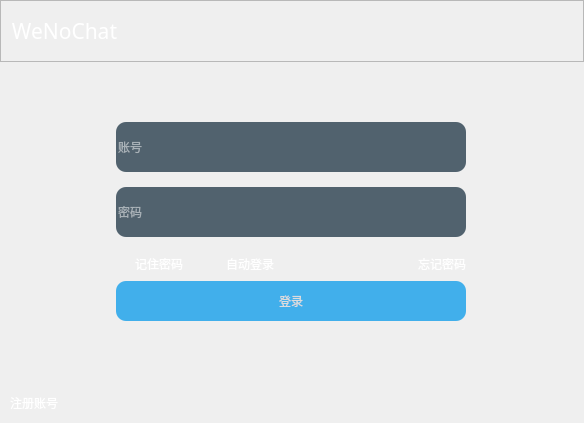
<?xml version="1.0" encoding="UTF-8"?>
<ui version="4.0">
 <class>Login</class>
 <widget class="QWidget" name="Login">
  <property name="geometry">
   <rect>
    <x>0</x>
    <y>0</y>
    <width>584</width>
    <height>423</height>
   </rect>
  </property>
  <property name="windowTitle">
   <string>login</string>
  </property>
  <property name="styleSheet">
   <string notr="true">*{
font-family: &quot;微软雅黑&quot;;
font-style:MingLiU-ExtB;
}
QFrame#frame{
border:sold 10px rgba(0,0,0);
background-image: url(:/assets/loginbackground.png);
}
QLineEdit{
color: rgb(255, 255, 255);
background-color:rgba(64, 83, 97, 230);
font: 14pt &quot;微软雅黑&quot;;
border-style:outset;
border-radius:10px;
font-style:MingLiU-ExtB;
}
QLineEdit:hover{
color:#8d98a1;
background-color:rgba(64, 83, 97, 80);
}

QLineEdit:focus{
color:#8d98a1;
background-color:rgba(64, 83, 97, 180);
}

QPushButton{
background:rgb(65, 175, 235);
color:rgb(220, 220, 220);
border-style:outset;
border-radius:10px;
font-style:MingLiU-ExtB;
}
QPushButton:hover{
background-color:rgba(80, 190, 250,130);
border-style:inset;
}
QPushButton:pressed{
background-color:rgba(80, 190, 250,255);
border-style:inset;
}

QCheckBox{
background:rgba(85,170,255,0);
color:white;
}</string>
  </property>
  <layout class="QGridLayout" name="gridLayout">
   <property name="leftMargin">
    <number>0</number>
   </property>
   <property name="topMargin">
    <number>0</number>
   </property>
   <property name="rightMargin">
    <number>0</number>
   </property>
   <property name="bottomMargin">
    <number>0</number>
   </property>
   <item row="0" column="0">
    <widget class="QFrame" name="frame">
     <property name="enabled">
      <bool>true</bool>
     </property>
     <property name="maximumSize">
      <size>
       <width>16777215</width>
       <height>16777215</height>
      </size>
     </property>
     <property name="frameShape">
      <enum>QFrame::StyledPanel</enum>
     </property>
     <property name="frameShadow">
      <enum>QFrame::Raised</enum>
     </property>
     <layout class="QGridLayout" name="gridLayout_2">
      <property name="leftMargin">
       <number>0</number>
      </property>
      <property name="topMargin">
       <number>0</number>
      </property>
      <property name="rightMargin">
       <number>0</number>
      </property>
      <property name="bottomMargin">
       <number>0</number>
      </property>
      <property name="spacing">
       <number>0</number>
      </property>
      <item row="0" column="0" colspan="3">
       <widget class="QFrame" name="titleFrame">
        <property name="frameShape">
         <enum>QFrame::StyledPanel</enum>
        </property>
        <property name="frameShadow">
         <enum>QFrame::Raised</enum>
        </property>
        <layout class="QHBoxLayout" name="horizontalLayout_4">
         <property name="spacing">
          <number>0</number>
         </property>
         <property name="leftMargin">
          <number>0</number>
         </property>
         <property name="topMargin">
          <number>0</number>
         </property>
         <property name="rightMargin">
          <number>0</number>
         </property>
         <property name="bottomMargin">
          <number>0</number>
         </property>
         <item>
          <widget class="QLabel" name="label">
           <property name="minimumSize">
            <size>
             <width>0</width>
             <height>60</height>
            </size>
           </property>
           <property name="maximumSize">
            <size>
             <width>16777215</width>
             <height>60</height>
            </size>
           </property>
           <property name="font">
            <font>
             <family>微软雅黑</family>
             <pointsize>16</pointsize>
            </font>
           </property>
           <property name="styleSheet">
            <string notr="true">color: rgb(255, 255, 255);
font-size: 16pt;</string>
           </property>
           <property name="text">
            <string extracomment="无功能label，可以换成其他字或者图片">  WeNoChat</string>
           </property>
          </widget>
         </item>
         <item>
          <layout class="QVBoxLayout" name="verticalLayout_2">
           <property name="spacing">
            <number>0</number>
           </property>
           <item>
            <layout class="QHBoxLayout" name="horizontalLayout_3">
             <property name="spacing">
              <number>0</number>
             </property>
             <item>
              <spacer name="horizontalSpacer_4">
               <property name="orientation">
                <enum>Qt::Horizontal</enum>
               </property>
               <property name="sizeHint" stdset="0">
                <size>
                 <width>40</width>
                 <height>20</height>
                </size>
               </property>
              </spacer>
             </item>
             <item>
              <widget class="QPushButton" name="netSetButton">
               <property name="minimumSize">
                <size>
                 <width>40</width>
                 <height>40</height>
                </size>
               </property>
               <property name="styleSheet">
                <string notr="true">QPushButton{
background: rgba(255, 255, 255, 0);
}
QPushButton:hover{
background: rgba(212, 212, 212, 100);
}
QPushButton:pressed{
background: rgba(212, 212, 212, 255);
}</string>
               </property>
               <property name="text">
                <string/>
               </property>
               <property name="icon">
                <iconset resource="../uires.qrc">
                 <normaloff>:/assets/settings.png</normaloff>:/assets/settings.png</iconset>
               </property>
              </widget>
             </item>
             <item>
              <widget class="QPushButton" name="hideButton">
               <property name="minimumSize">
                <size>
                 <width>40</width>
                 <height>40</height>
                </size>
               </property>
               <property name="styleSheet">
                <string notr="true">QPushButton{
background: rgba(255, 255, 255, 0);
}
QPushButton:hover{
background: rgba(212, 212, 212, 100);
}
QPushButton:pressed{
background: rgba(212, 212, 212, 255);
}</string>
               </property>
               <property name="text">
                <string/>
               </property>
               <property name="icon">
                <iconset resource="../uires.qrc">
                 <normaloff>:/assets/minimize.png</normaloff>:/assets/minimize.png</iconset>
               </property>
              </widget>
             </item>
             <item>
              <widget class="QPushButton" name="closeButton">
               <property name="enabled">
                <bool>true</bool>
               </property>
               <property name="minimumSize">
                <size>
                 <width>40</width>
                 <height>40</height>
                </size>
               </property>
               <property name="maximumSize">
                <size>
                 <width>16777215</width>
                 <height>16777215</height>
                </size>
               </property>
               <property name="styleSheet">
                <string notr="true">QPushButton{
background: rgba(255, 255, 255, 0);
}
QPushButton:hover{
background: rgba(255, 0, 0, 100);
}
QPushButton:pressed{
background: rgba(255, 0, 0, 255);
}</string>
               </property>
               <property name="text">
                <string/>
               </property>
               <property name="icon">
                <iconset resource="../uires.qrc">
                 <normaloff>:/assets/cross.png</normaloff>:/assets/cross.png</iconset>
               </property>
              </widget>
             </item>
            </layout>
           </item>
           <item>
            <spacer name="verticalSpacer_4">
             <property name="orientation">
              <enum>Qt::Vertical</enum>
             </property>
             <property name="sizeType">
              <enum>QSizePolicy::Fixed</enum>
             </property>
             <property name="sizeHint" stdset="0">
              <size>
               <width>20</width>
               <height>20</height>
              </size>
             </property>
            </spacer>
           </item>
          </layout>
         </item>
        </layout>
       </widget>
      </item>
      <item row="1" column="1">
       <spacer name="verticalSpacer_5">
        <property name="orientation">
         <enum>Qt::Vertical</enum>
        </property>
        <property name="sizeType">
         <enum>QSizePolicy::Fixed</enum>
        </property>
        <property name="sizeHint" stdset="0">
         <size>
          <width>20</width>
          <height>60</height>
         </size>
        </property>
       </spacer>
      </item>
      <item row="2" column="0">
       <spacer name="horizontalSpacer_5">
        <property name="orientation">
         <enum>Qt::Horizontal</enum>
        </property>
        <property name="sizeHint" stdset="0">
         <size>
          <width>128</width>
          <height>20</height>
         </size>
        </property>
       </spacer>
      </item>
      <item row="2" column="1">
       <layout class="QVBoxLayout" name="verticalLayout">
        <property name="spacing">
         <number>0</number>
        </property>
        <item>
         <widget class="QLineEdit" name="userEdit">
          <property name="enabled">
           <bool>true</bool>
          </property>
          <property name="minimumSize">
           <size>
            <width>350</width>
            <height>50</height>
           </size>
          </property>
          <property name="text">
           <string/>
          </property>
          <property name="placeholderText">
           <string>账号</string>
          </property>
         </widget>
        </item>
        <item>
         <spacer name="verticalSpacer">
          <property name="orientation">
           <enum>Qt::Vertical</enum>
          </property>
          <property name="sizeType">
           <enum>QSizePolicy::Fixed</enum>
          </property>
          <property name="sizeHint" stdset="0">
           <size>
            <width>20</width>
            <height>15</height>
           </size>
          </property>
         </spacer>
        </item>
        <item>
         <widget class="QLineEdit" name="passwordEdit">
          <property name="enabled">
           <bool>true</bool>
          </property>
          <property name="minimumSize">
           <size>
            <width>300</width>
            <height>50</height>
           </size>
          </property>
          <property name="echoMode">
           <enum>QLineEdit::Password</enum>
          </property>
          <property name="placeholderText">
           <string>密码</string>
          </property>
         </widget>
        </item>
        <item>
         <spacer name="verticalSpacer_2">
          <property name="orientation">
           <enum>Qt::Vertical</enum>
          </property>
          <property name="sizeType">
           <enum>QSizePolicy::Fixed</enum>
          </property>
          <property name="sizeHint" stdset="0">
           <size>
            <width>20</width>
            <height>15</height>
           </size>
          </property>
         </spacer>
        </item>
        <item>
         <layout class="QHBoxLayout" name="horizontalLayout">
          <property name="spacing">
           <number>0</number>
          </property>
          <item>
           <widget class="QCheckBox" name="remPwdBox">
            <property name="text">
             <string>记住密码</string>
            </property>
           </widget>
          </item>
          <item>
           <spacer name="horizontalSpacer">
            <property name="orientation">
             <enum>Qt::Horizontal</enum>
            </property>
            <property name="sizeType">
             <enum>QSizePolicy::Fixed</enum>
            </property>
            <property name="sizeHint" stdset="0">
             <size>
              <width>18</width>
              <height>20</height>
             </size>
            </property>
           </spacer>
          </item>
          <item>
           <widget class="QCheckBox" name="autoLoginBox">
            <property name="text">
             <string>自动登录</string>
            </property>
           </widget>
          </item>
          <item>
           <spacer name="horizontalSpacer_2">
            <property name="orientation">
             <enum>Qt::Horizontal</enum>
            </property>
            <property name="sizeHint" stdset="0">
             <size>
              <width>40</width>
              <height>20</height>
             </size>
            </property>
           </spacer>
          </item>
          <item>
           <widget class="QPushButton" name="forgetButton">
            <property name="enabled">
             <bool>true</bool>
            </property>
            <property name="styleSheet">
             <string notr="true">QPushButton{
color: rgb(255, 255, 255);
border-style:outset;
border-radius:10px;
background-color: rgb(255, 255, 255,0);
}
QPushButton:hover{
background-color:rgba(220, 220, 220, 50);
border-style:inset;
}
QPushButton:pressed{
background-color:rgba(80, 190, 250,130);
border-style:inset
}</string>
            </property>
            <property name="text">
             <string>忘记密码</string>
            </property>
           </widget>
          </item>
         </layout>
        </item>
        <item>
         <spacer name="verticalSpacer_3">
          <property name="orientation">
           <enum>Qt::Vertical</enum>
          </property>
          <property name="sizeType">
           <enum>QSizePolicy::Fixed</enum>
          </property>
          <property name="sizeHint" stdset="0">
           <size>
            <width>20</width>
            <height>5</height>
           </size>
          </property>
         </spacer>
        </item>
        <item>
         <widget class="QPushButton" name="loginButton">
          <property name="enabled">
           <bool>true</bool>
          </property>
          <property name="minimumSize">
           <size>
            <width>300</width>
            <height>40</height>
           </size>
          </property>
          <property name="styleSheet">
           <string notr="true"/>
          </property>
          <property name="text">
           <string>登录</string>
          </property>
         </widget>
        </item>
       </layout>
      </item>
      <item row="2" column="2">
       <spacer name="horizontalSpacer_6">
        <property name="orientation">
         <enum>Qt::Horizontal</enum>
        </property>
        <property name="sizeHint" stdset="0">
         <size>
          <width>129</width>
          <height>20</height>
         </size>
        </property>
       </spacer>
      </item>
      <item row="3" column="1">
       <spacer name="verticalSpacer_6">
        <property name="orientation">
         <enum>Qt::Vertical</enum>
        </property>
        <property name="sizeHint" stdset="0">
         <size>
          <width>20</width>
          <height>74</height>
         </size>
        </property>
       </spacer>
      </item>
      <item row="4" column="0" colspan="3">
       <layout class="QHBoxLayout" name="horizontalLayout_2">
        <property name="spacing">
         <number>0</number>
        </property>
        <property name="leftMargin">
         <number>10</number>
        </property>
        <property name="bottomMargin">
         <number>10</number>
        </property>
        <item>
         <widget class="QPushButton" name="registButton">
          <property name="enabled">
           <bool>true</bool>
          </property>
          <property name="styleSheet">
           <string notr="true">QPushButton{
color: rgb(255, 255, 255);
border-style:outset;
border-radius:10px;
background-color: rgb(255, 255, 255,0);
font-style:MingLiU-ExtB;
}
QPushButton:hover{
background-color:rgba(220, 220, 220, 50);
border-style:inset;
font-style:MingLiU-ExtB;
}
QPushButton:pressed{
background-color:rgba(80, 190, 250,130);
border-style:inset;
font-style:MingLiU-ExtB;
}</string>
          </property>
          <property name="text">
           <string>注册账号</string>
          </property>
         </widget>
        </item>
        <item>
         <spacer name="horizontalSpacer_3">
          <property name="orientation">
           <enum>Qt::Horizontal</enum>
          </property>
          <property name="sizeHint" stdset="0">
           <size>
            <width>40</width>
            <height>20</height>
           </size>
          </property>
         </spacer>
        </item>
       </layout>
      </item>
     </layout>
    </widget>
   </item>
  </layout>
 </widget>
 <layoutdefault spacing="6" margin="11"/>
 <tabstops>
  <tabstop>userEdit</tabstop>
  <tabstop>passwordEdit</tabstop>
  <tabstop>registButton</tabstop>
  <tabstop>forgetButton</tabstop>
  <tabstop>hideButton</tabstop>
  <tabstop>closeButton</tabstop>
 </tabstops>
 <resources>
  <include location="../uires.qrc"/>
 </resources>
 <connections/>
</ui>
